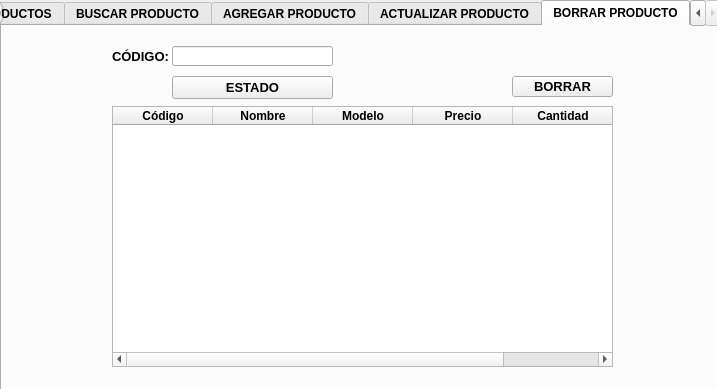
<?xml version="1.0" encoding="UTF-8"?>
<ui version="4.0">
 <class>Form</class>
 <widget class="QWidget" name="Form">
  <property name="geometry">
   <rect>
    <x>0</x>
    <y>0</y>
    <width>717</width>
    <height>389</height>
   </rect>
  </property>
  <property name="windowTitle">
   <string>Form</string>
  </property>
  <widget class="QTabWidget" name="tabWidget">
   <property name="geometry">
    <rect>
     <x>0</x>
     <y>0</y>
     <width>721</width>
     <height>391</height>
    </rect>
   </property>
   <property name="font">
    <font>
     <pointsize>9</pointsize>
     <weight>75</weight>
     <bold>true</bold>
    </font>
   </property>
   <property name="currentIndex">
    <number>4</number>
   </property>
   <widget class="QWidget" name="prod">
    <attribute name="title">
     <string>PRODUCTOS</string>
    </attribute>
    <widget class="QTableWidget" name="tabla_producto">
     <property name="geometry">
      <rect>
       <x>100</x>
       <y>40</y>
       <width>501</width>
       <height>261</height>
      </rect>
     </property>
     <column>
      <property name="text">
       <string>Código</string>
      </property>
      <property name="font">
       <font>
        <pointsize>9</pointsize>
       </font>
      </property>
     </column>
     <column>
      <property name="text">
       <string>Nombre</string>
      </property>
     </column>
     <column>
      <property name="text">
       <string>Modelo</string>
      </property>
     </column>
     <column>
      <property name="text">
       <string>Precio</string>
      </property>
     </column>
     <column>
      <property name="text">
       <string>Cantidad</string>
      </property>
     </column>
    </widget>
    <widget class="QPushButton" name="btn_actualizar">
     <property name="geometry">
      <rect>
       <x>100</x>
       <y>310</y>
       <width>101</width>
       <height>21</height>
      </rect>
     </property>
     <property name="font">
      <font>
       <pointsize>10</pointsize>
       <weight>75</weight>
       <bold>true</bold>
      </font>
     </property>
     <property name="text">
      <string>ACTUALIZAR</string>
     </property>
    </widget>
   </widget>
   <widget class="QWidget" name="find">
    <attribute name="title">
     <string>BUSCAR PRODUCTO</string>
    </attribute>
    <widget class="QLabel" name="codigoB">
     <property name="geometry">
      <rect>
       <x>110</x>
       <y>50</y>
       <width>61</width>
       <height>21</height>
      </rect>
     </property>
     <property name="font">
      <font>
       <pointsize>10</pointsize>
      </font>
     </property>
     <property name="text">
      <string>CÓDIGO:</string>
     </property>
    </widget>
    <widget class="QLineEdit" name="lineEdit">
     <property name="geometry">
      <rect>
       <x>170</x>
       <y>50</y>
       <width>161</width>
       <height>20</height>
      </rect>
     </property>
    </widget>
    <widget class="QTableWidget" name="tabla_buscar">
     <property name="geometry">
      <rect>
       <x>110</x>
       <y>80</y>
       <width>501</width>
       <height>261</height>
      </rect>
     </property>
     <property name="font">
      <font>
       <pointsize>9</pointsize>
       <weight>75</weight>
       <bold>true</bold>
      </font>
     </property>
     <column>
      <property name="text">
       <string>Código</string>
      </property>
      <property name="font">
       <font>
        <pointsize>9</pointsize>
       </font>
      </property>
     </column>
     <column>
      <property name="text">
       <string>Nombre</string>
      </property>
     </column>
     <column>
      <property name="text">
       <string>Modelo</string>
      </property>
     </column>
     <column>
      <property name="text">
       <string>Precio</string>
      </property>
     </column>
     <column>
      <property name="text">
       <string>Cantidad</string>
      </property>
     </column>
    </widget>
    <widget class="QPushButton" name="btn_buscar">
     <property name="geometry">
      <rect>
       <x>510</x>
       <y>50</y>
       <width>101</width>
       <height>21</height>
      </rect>
     </property>
     <property name="font">
      <font>
       <pointsize>10</pointsize>
       <weight>75</weight>
       <bold>true</bold>
      </font>
     </property>
     <property name="text">
      <string>BUSCAR</string>
     </property>
    </widget>
   </widget>
   <widget class="QWidget" name="add">
    <attribute name="title">
     <string>AGREGAR PRODUCTO</string>
    </attribute>
    <widget class="QPushButton" name="btn_agregar">
     <property name="geometry">
      <rect>
       <x>440</x>
       <y>270</y>
       <width>101</width>
       <height>21</height>
      </rect>
     </property>
     <property name="font">
      <font>
       <pointsize>10</pointsize>
       <weight>75</weight>
       <bold>true</bold>
      </font>
     </property>
     <property name="text">
      <string>AGREGAR</string>
     </property>
    </widget>
    <widget class="QLabel" name="label_2">
     <property name="geometry">
      <rect>
       <x>180</x>
       <y>30</y>
       <width>351</width>
       <height>18</height>
      </rect>
     </property>
     <property name="font">
      <font>
       <pointsize>11</pointsize>
      </font>
     </property>
     <property name="text">
      <string>ESCRIBA EL PRODUCTO QUE DESEA AGREGAR</string>
     </property>
    </widget>
    <widget class="QWidget" name="">
     <property name="geometry">
      <rect>
       <x>160</x>
       <y>60</y>
       <width>381</width>
       <height>191</height>
      </rect>
     </property>
     <layout class="QGridLayout" name="gridLayout">
      <item row="0" column="0">
       <widget class="QLabel" name="codigoAdd">
        <property name="text">
         <string>CÓDIGO:</string>
        </property>
       </widget>
      </item>
      <item row="0" column="1">
       <widget class="QLineEdit" name="line_codigo"/>
      </item>
      <item row="1" column="0">
       <widget class="QLabel" name="nombreAdd">
        <property name="text">
         <string>NOMBRE:</string>
        </property>
       </widget>
      </item>
      <item row="1" column="1">
       <widget class="QLineEdit" name="line_nombre"/>
      </item>
      <item row="2" column="0">
       <widget class="QLabel" name="modeloAdd">
        <property name="text">
         <string>MODELO:</string>
        </property>
       </widget>
      </item>
      <item row="2" column="1">
       <widget class="QLineEdit" name="line_modelo"/>
      </item>
      <item row="3" column="0">
       <widget class="QLabel" name="precioAdd">
        <property name="text">
         <string>PRECIO:</string>
        </property>
       </widget>
      </item>
      <item row="3" column="1">
       <widget class="QLineEdit" name="line_precio"/>
      </item>
      <item row="4" column="0">
       <widget class="QLabel" name="cantidadAdd">
        <property name="text">
         <string>CANTIDAD:</string>
        </property>
       </widget>
      </item>
      <item row="4" column="1">
       <widget class="QLineEdit" name="line_cantidad"/>
      </item>
     </layout>
    </widget>
   </widget>
   <widget class="QWidget" name="refresh">
    <attribute name="title">
     <string>ACTUALIZAR PRODUCTO</string>
    </attribute>
    <widget class="QWidget" name="layoutWidget">
     <property name="geometry">
      <rect>
       <x>170</x>
       <y>120</y>
       <width>381</width>
       <height>191</height>
      </rect>
     </property>
     <layout class="QGridLayout" name="gridLayout_2">
      <item row="0" column="0">
       <widget class="QLabel" name="codigoAdd_2">
        <property name="text">
         <string>CÓDIGO:</string>
        </property>
       </widget>
      </item>
      <item row="0" column="1">
       <widget class="QLineEdit" name="line_codigo_2"/>
      </item>
      <item row="1" column="0">
       <widget class="QLabel" name="nombreAdd_2">
        <property name="text">
         <string>NOMBRE:</string>
        </property>
       </widget>
      </item>
      <item row="1" column="1">
       <widget class="QLineEdit" name="line_nombre_2"/>
      </item>
      <item row="2" column="0">
       <widget class="QLabel" name="modeloAdd_2">
        <property name="text">
         <string>MODELO:</string>
        </property>
       </widget>
      </item>
      <item row="2" column="1">
       <widget class="QLineEdit" name="line_modelo_2"/>
      </item>
      <item row="3" column="0">
       <widget class="QLabel" name="precioAdd_2">
        <property name="text">
         <string>PRECIO:</string>
        </property>
       </widget>
      </item>
      <item row="3" column="1">
       <widget class="QLineEdit" name="line_precio_2"/>
      </item>
      <item row="4" column="0">
       <widget class="QLabel" name="cantidadAdd_2">
        <property name="text">
         <string>CANTIDAD:</string>
        </property>
       </widget>
      </item>
      <item row="4" column="1">
       <widget class="QLineEdit" name="line_cantidad_2"/>
      </item>
     </layout>
    </widget>
    <widget class="QPushButton" name="btn_agregar_2">
     <property name="geometry">
      <rect>
       <x>450</x>
       <y>330</y>
       <width>101</width>
       <height>21</height>
      </rect>
     </property>
     <property name="font">
      <font>
       <pointsize>10</pointsize>
       <weight>75</weight>
       <bold>true</bold>
      </font>
     </property>
     <property name="text">
      <string>ACTUALIZAR</string>
     </property>
    </widget>
    <widget class="QSplitter" name="splitter">
     <property name="geometry">
      <rect>
       <x>220</x>
       <y>30</y>
       <width>285</width>
       <height>71</height>
      </rect>
     </property>
     <property name="orientation">
      <enum>Qt::Vertical</enum>
     </property>
     <widget class="QLabel" name="label">
      <property name="font">
       <font>
        <pointsize>11</pointsize>
       </font>
      </property>
      <property name="text">
       <string>INGRESE EL NOMBRE DEL PRODUCTO</string>
      </property>
     </widget>
     <widget class="QLineEdit" name="line_busqueda"/>
     <widget class="QPushButton" name="btn_busqueda">
      <property name="font">
       <font>
        <pointsize>10</pointsize>
        <weight>75</weight>
        <bold>true</bold>
       </font>
      </property>
      <property name="text">
       <string>BUSQUEDA</string>
      </property>
     </widget>
    </widget>
   </widget>
   <widget class="QWidget" name="delete">
    <attribute name="title">
     <string>BORRAR PRODUCTO</string>
    </attribute>
    <widget class="QPushButton" name="btn_delete">
     <property name="geometry">
      <rect>
       <x>510</x>
       <y>50</y>
       <width>101</width>
       <height>21</height>
      </rect>
     </property>
     <property name="font">
      <font>
       <pointsize>10</pointsize>
       <weight>75</weight>
       <bold>true</bold>
      </font>
     </property>
     <property name="text">
      <string>BORRAR</string>
     </property>
    </widget>
    <widget class="QLabel" name="codigo_delete">
     <property name="geometry">
      <rect>
       <x>110</x>
       <y>20</y>
       <width>61</width>
       <height>21</height>
      </rect>
     </property>
     <property name="font">
      <font>
       <pointsize>10</pointsize>
      </font>
     </property>
     <property name="text">
      <string>CÓDIGO:</string>
     </property>
    </widget>
    <widget class="QTableWidget" name="tabla_delete">
     <property name="geometry">
      <rect>
       <x>110</x>
       <y>80</y>
       <width>501</width>
       <height>261</height>
      </rect>
     </property>
     <property name="font">
      <font>
       <pointsize>9</pointsize>
       <weight>75</weight>
       <bold>true</bold>
      </font>
     </property>
     <column>
      <property name="text">
       <string>Código</string>
      </property>
      <property name="font">
       <font>
        <pointsize>9</pointsize>
       </font>
      </property>
     </column>
     <column>
      <property name="text">
       <string>Nombre</string>
      </property>
     </column>
     <column>
      <property name="text">
       <string>Modelo</string>
      </property>
     </column>
     <column>
      <property name="text">
       <string>Precio</string>
      </property>
     </column>
     <column>
      <property name="text">
       <string>Cantidad</string>
      </property>
     </column>
    </widget>
    <widget class="QLineEdit" name="line_delete">
     <property name="geometry">
      <rect>
       <x>170</x>
       <y>20</y>
       <width>161</width>
       <height>20</height>
      </rect>
     </property>
    </widget>
    <widget class="QPushButton" name="btn_borrado">
     <property name="geometry">
      <rect>
       <x>170</x>
       <y>50</y>
       <width>161</width>
       <height>23</height>
      </rect>
     </property>
     <property name="font">
      <font>
       <pointsize>10</pointsize>
       <weight>75</weight>
       <bold>true</bold>
      </font>
     </property>
     <property name="text">
      <string>ESTADO</string>
     </property>
    </widget>
   </widget>
  </widget>
 </widget>
 <resources/>
 <connections/>
</ui>
